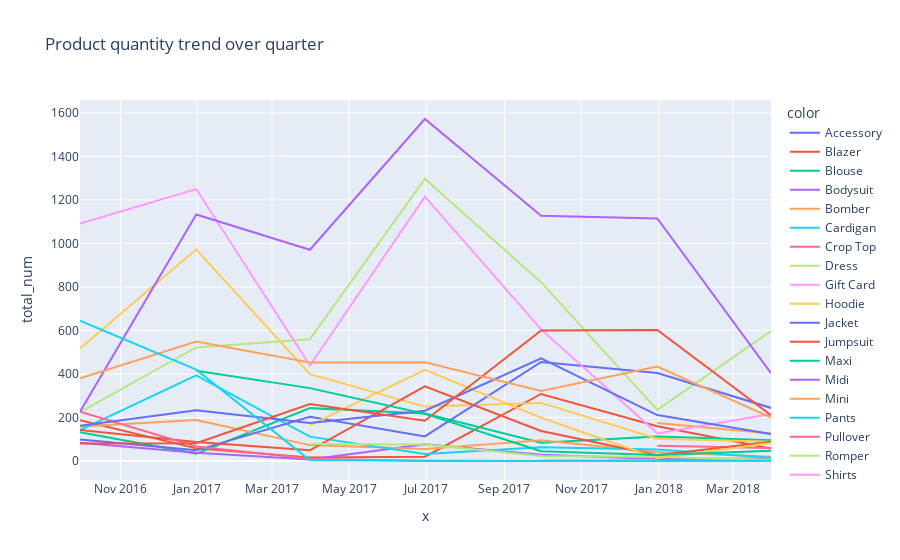

Notebook code for this chart:
### Code cell
fig_3=px.line(x=cls_q,y='total_num',data_frame=grouped_Q,color=lst_q,title='Product quantity trend over quarter')
fig_3.show()

### Figure 1 — Plotly figure (JSON) as saved in the notebook; plotly's stock layout.template omitted (floating-point values rounded to 4 significant figures)
{"data": [{"hoverlabel": {"namelength": 0}, "hovertemplate": "color=Accessory<br>x=%{x}<br>total_num=%{y}", "legendgroup": "Accessory", "line": {"color": "#636efa", "dash": "solid"}, "mode": "lines", "name": "Accessory", "showlegend": true, "type": "scatter", "x": ["2018-03-31T00:00:00"], "xaxis": "x", "y": [6], "yaxis": "y"}, {"hoverlabel": {"namelength": 0}, "hovertemplate": "color=Blazer<br>x=%{x}<br>total_num=%{y}", "legendgroup": "Blazer", "line": {"color": "#EF553B", "dash": "solid"}, "mode": "lines", "name": "Blazer", "showlegend": true, "type": "scatter", "x": ["2016-09-30T00:00:00", "2016-12-31T00:00:00", "2017-03-31T00:00:00", "2017-06-30T00:00:00", "2017-09-30T00:00:00", "2017-12-31T00:00:00", "2018-03-31T00:00:00"], "xaxis": "x", "y": [187, 58, 16, 20, 308, 160, 57], "yaxis": "y"}, {"hoverlabel": {"namelength": 0}, "hovertemplate": "color=Blouse<br>x=%{x}<br>total_num=%{y}", "legendgroup": "Blouse", "line": {"color": "#00cc96", "dash": "solid"}, "mode": "lines", "name": "Blouse", "showlegend": true, "type": "scatter", "x": ["2016-09-30T00:00:00", "2016-12-31T00:00:00", "2017-03-31T00:00:00", "2017-06-30T00:00:00", "2017-09-30T00:00:00", "2017-12-31T00:00:00", "2018-03-31T00:00:00"], "xaxis": "x", "y": [132, 34, 243, 218, 84, 113, 95], "yaxis": "y"}, {"hoverlabel": {"namelength": 0}, "hovertemplate": "color=Bodysuit<br>x=%{x}<br>total_num=%{y}", "legendgroup": "Bodysuit", "line": {"color": "#ab63fa", "dash": "solid"}, "mode": "lines", "name": "Bodysuit", "showlegend": true, "type": "scatter", "x": ["2016-09-30T00:00:00", "2016-12-31T00:00:00", "2017-03-31T00:00:00", "2017-06-30T00:00:00", "2017-09-30T00:00:00", "2017-12-31T00:00:00", "2018-03-31T00:00:00"], "xaxis": "x", "y": [84, 38, 7, 77, 29, 9, 12], "yaxis": "y"}, {"hoverlabel": {"namelength": 0}, "hovertemplate": "color=Bomber<br>x=%{x}<br>total_num=%{y}", "legendgroup": "Bomber", "line": {"color": "#FFA15A", "dash": "solid"}, "mode": "lines", "name": "Bomber", "showlegend": true, "type": "scatter", "x": ["2016-09-30T00:00:00", "2016-12-31T00:00:00", "2017-03-31T00:00:00", "2017-06-30T00:00:00", "2017-09-30T00:00:00", "2017-12-31T00:00:00", "2018-03-31T00:00:00"], "xaxis": "x", "y": [159, 188, 73, 55, 95, 40, 19], "yaxis": "y"}, {"hoverlabel": {"namelength": 0}, "hovertemplate": "color=Cardigan<br>x=%{x}<br>total_num=%{y}", "legendgroup": "Cardigan", "line": {"color": "#19d3f3", "dash": "solid"}, "mode": "lines", "name": "Cardigan", "showlegend": true, "type": "scatter", "x": ["2016-09-30T00:00:00", "2016-12-31T00:00:00", "2017-03-31T00:00:00", "2017-06-30T00:00:00", "2017-09-30T00:00:00", "2017-12-31T00:00:00", "2018-03-31T00:00:00"], "xaxis": "x", "y": [142, 394, 112, 32, 63, 53, 15], "yaxis": "y"}, {"hoverlabel": {"namelength": 0}, "hovertemplate": "color=Crop Top<br>x=%{x}<br>total_num=%{y}", "legendgroup": "Crop Top", "line": {"color": "#FF6692", "dash": "solid"}, "mode": "lines", "name": "Crop Top", "showlegend": true, "type": "scatter", "x": ["2017-12-31T00:00:00", "2018-03-31T00:00:00"], "xaxis": "x", "y": [70, 60], "yaxis": "y"}, {"hoverlabel": {"namelength": 0}, "hovertemplate": "color=Dress<br>x=%{x}<br>total_num=%{y}", "legendgroup": "Dress", "line": {"color": "#B6E880", "dash": "solid"}, "mode": "lines", "name": "Dress", "showlegend": true, "type": "scatter", "x": ["2016-09-30T00:00:00", "2016-12-31T00:00:00", "2017-03-31T00:00:00", "2017-06-30T00:00:00", "2017-09-30T00:00:00", "2017-12-31T00:00:00", "2018-03-31T00:00:00"], "xaxis": "x", "y": [225, 522, 560, 1297, 822, 235, 597], "yaxis": "y"}, {"hoverlabel": {"namelength": 0}, "hovertemplate": "color=Gift Card<br>x=%{x}<br>total_num=%{y}", "legendgroup": "Gift Card", "line": {"color": "#FF97FF", "dash": "solid"}, "mode": "lines", "name": "Gift Card", "showlegend": true, "type": "scatter", "x": ["2017-09-30T00:00:00", "2017-12-31T00:00:00"], "xaxis": "x", "y": [3, 3], "yaxis": "y"}, {"hoverlabel": {"namelength": 0}, "hovertemplate": "color=Hoodie<br>x=%{x}<br>total_num=%{y}", "legendgroup": "Hoodie", "line": {"color": "#FECB52", "dash": "solid"}, "mode": "lines", "name": "Hoodie", "showlegend": true, "type": "scatter", "x": ["2016-09-30T00:00:00", "2016-12-31T00:00:00", "2017-03-31T00:00:00", "2017-06-30T00:00:00", "2017-09-30T00:00:00", "2017-12-31T00:00:00", "2018-03-31T00:00:00"], "xaxis": "x", "y": [517, 973, 399, 250, 267, 102, 88], "yaxis": "y"}, {"hoverlabel": {"namelength": 0}, "hovertemplate": "color=Jacket<br>x=%{x}<br>total_num=%{y}", "legendgroup": "Jacket", "line": {"color": "#636efa", "dash": "solid"}, "mode": "lines", "name": "Jacket", "showlegend": true, "type": "scatter", "x": ["2016-09-30T00:00:00", "2016-12-31T00:00:00", "2017-03-31T00:00:00", "2017-06-30T00:00:00", "2017-09-30T00:00:00", "2017-12-31T00:00:00", "2018-03-31T00:00:00"], "xaxis": "x", "y": [99, 49, 203, 113, 455, 404, 244], "yaxis": "y"}, {"hoverlabel": {"namelength": 0}, "hovertemplate": "color=Jumpsuit<br>x=%{x}<br>total_num=%{y}", "legendgroup": "Jumpsuit", "line": {"color": "#EF553B", "dash": "solid"}, "mode": "lines", "name": "Jumpsuit", "showlegend": true, "type": "scatter", "x": ["2016-09-30T00:00:00", "2016-12-31T00:00:00", "2017-03-31T00:00:00", "2017-06-30T00:00:00", "2017-09-30T00:00:00", "2017-12-31T00:00:00", "2018-03-31T00:00:00"], "xaxis": "x", "y": [142, 87, 49, 343, 138, 27, 89], "yaxis": "y"}, {"hoverlabel": {"namelength": 0}, "hovertemplate": "color=Maxi<br>x=%{x}<br>total_num=%{y}", "legendgroup": "Maxi", "line": {"color": "#00cc96", "dash": "solid"}, "mode": "lines", "name": "Maxi", "showlegend": true, "type": "scatter", "x": ["2018-03-31T00:00:00"], "xaxis": "x", "y": [65], "yaxis": "y"}, {"hoverlabel": {"namelength": 0}, "hovertemplate": "color=Midi<br>x=%{x}<br>total_num=%{y}", "legendgroup": "Midi", "line": {"color": "#ab63fa", "dash": "solid"}, "mode": "lines", "name": "Midi", "showlegend": true, "type": "scatter", "x": ["2018-03-31T00:00:00"], "xaxis": "x", "y": [15], "yaxis": "y"}, {"hoverlabel": {"namelength": 0}, "hovertemplate": "color=Mini<br>x=%{x}<br>total_num=%{y}", "legendgroup": "Mini", "line": {"color": "#FFA15A", "dash": "solid"}, "mode": "lines", "name": "Mini", "showlegend": true, "type": "scatter", "x": ["2017-12-31T00:00:00", "2018-03-31T00:00:00"], "xaxis": "x", "y": [175, 126], "yaxis": "y"}, {"hoverlabel": {"namelength": 0}, "hovertemplate": "color=Pants<br>x=%{x}<br>total_num=%{y}", "legendgroup": "Pants", "line": {"color": "#19d3f3", "dash": "solid"}, "mode": "lines", "name": "Pants", "showlegend": true, "type": "scatter", "x": ["2018-03-31T00:00:00"], "xaxis": "x", "y": [26], "yaxis": "y"}, {"hoverlabel": {"namelength": 0}, "hovertemplate": "color=Pullover<br>x=%{x}<br>total_num=%{y}", "legendgroup": "Pullover", "line": {"color": "#FF6692", "dash": "solid"}, "mode": "lines", "name": "Pullover", "showlegend": true, "type": "scatter", "x": ["2016-09-30T00:00:00", "2016-12-31T00:00:00", "2017-03-31T00:00:00", "2017-06-30T00:00:00", "2017-09-30T00:00:00", "2017-12-31T00:00:00", "2018-03-31T00:00:00"], "xaxis": "x", "y": [226, 67, 10, 0, 0, 0, 1], "yaxis": "y"}, {"hoverlabel": {"namelength": 0}, "hovertemplate": "color=Romper<br>x=%{x}<br>total_num=%{y}", "legendgroup": "Romper", "line": {"color": "#B6E880", "dash": "solid"}, "mode": "lines", "name": "Romper", "showlegend": true, "type": "scatter", "x": ["2017-03-31T00:00:00", "2017-06-30T00:00:00", "2017-09-30T00:00:00", "2017-12-31T00:00:00", "2018-03-31T00:00:00"], "xaxis": "x", "y": [78, 76, 23, 18, 6], "yaxis": "y"}, {"hoverlabel": {"namelength": 0}, "hovertemplate": "color=Shirts<br>x=%{x}<br>total_num=%{y}", "legendgroup": "Shirts", "line": {"color": "#FF97FF", "dash": "solid"}, "mode": "lines", "name": "Shirts", "showlegend": true, "type": "scatter", "x": ["2016-09-30T00:00:00", "2016-12-31T00:00:00", "2017-03-31T00:00:00", "2017-06-30T00:00:00", "2017-09-30T00:00:00", "2017-12-31T00:00:00", "2018-03-31T00:00:00"], "xaxis": "x", "y": [1091, 1250, 439, 1215, 605, 127, 216], "yaxis": "y"}, {"hoverlabel": {"namelength": 0}, "hovertemplate": "color=Shorts<br>x=%{x}<br>total_num=%{y}", "legendgroup": "Shorts", "line": {"color": "#FECB52", "dash": "solid"}, "mode": "lines", "name": "Shorts", "showlegend": true, "type": "scatter", "x": ["2017-03-31T00:00:00", "2017-06-30T00:00:00", "2017-09-30T00:00:00", "2017-12-31T00:00:00", "2018-03-31T00:00:00"], "xaxis": "x", "y": [164, 419, 199, 13, 83], "yaxis": "y"}, {"hoverlabel": {"namelength": 0}, "hovertemplate": "color=Skirt<br>x=%{x}<br>total_num=%{y}", "legendgroup": "Skirt", "line": {"color": "#636efa", "dash": "solid"}, "mode": "lines", "name": "Skirt", "showlegend": true, "type": "scatter", "x": ["2016-09-30T00:00:00", "2016-12-31T00:00:00", "2017-03-31T00:00:00", "2017-06-30T00:00:00", "2017-09-30T00:00:00", "2017-12-31T00:00:00", "2018-03-31T00:00:00"], "xaxis": "x", "y": [162, 233, 175, 231, 472, 211, 124], "yaxis": "y"}, {"hoverlabel": {"namelength": 0}, "hovertemplate": "color=Sweater<br>x=%{x}<br>total_num=%{y}", "legendgroup": "Sweater", "line": {"color": "#EF553B", "dash": "solid"}, "mode": "lines", "name": "Sweater", "showlegend": true, "type": "scatter", "x": ["2016-09-30T00:00:00", "2016-12-31T00:00:00", "2017-03-31T00:00:00", "2017-06-30T00:00:00", "2017-09-30T00:00:00", "2017-12-31T00:00:00", "2018-03-31T00:00:00"], "xaxis": "x", "y": [81, 82, 262, 185, 600, 602, 210], "yaxis": "y"}, {"hoverlabel": {"namelength": 0}, "hovertemplate": "color=Tank<br>x=%{x}<br>total_num=%{y}", "legendgroup": "Tank", "line": {"color": "#00cc96", "dash": "solid"}, "mode": "lines", "name": "Tank", "showlegend": true, "type": "scatter", "x": ["2016-12-31T00:00:00", "2017-03-31T00:00:00", "2017-06-30T00:00:00", "2017-09-30T00:00:00", "2017-12-31T00:00:00", "2018-03-31T00:00:00"], "xaxis": "x", "y": [415, 335, 217, 45, 28, 47], "yaxis": "y"}, {"hoverlabel": {"namelength": 0}, "hovertemplate": "color=Top<br>x=%{x}<br>total_num=%{y}", "legendgroup": "Top", "line": {"color": "#ab63fa", "dash": "solid"}, "mode": "lines", "name": "Top", "showlegend": true, "type": "scatter", "x": ["2016-09-30T00:00:00", "2016-12-31T00:00:00", "2017-03-31T00:00:00", "2017-06-30T00:00:00", "2017-09-30T00:00:00", "2017-12-31T00:00:00", "2018-03-31T00:00:00"], "xaxis": "x", "y": [226, 1133, 971, 1572, 1127, 1115, 404], "yaxis": "y"}, {"hoverlabel": {"namelength": 0}, "hovertemplate": "color=Trousers<br>x=%{x}<br>total_num=%{y}", "legendgroup": "Trousers", "line": {"color": "#FFA15A", "dash": "solid"}, "mode": "lines", "name": "Trousers", "showlegend": true, "type": "scatter", "x": ["2016-09-30T00:00:00", "2016-12-31T00:00:00", "2017-03-31T00:00:00", "2017-06-30T00:00:00", "2017-09-30T00:00:00", "2017-12-31T00:00:00", "2018-03-31T00:00:00"], "xaxis": "x", "y": [380, 549, 453, 454, 322, 434, 200], "yaxis": "y"}, {"hoverlabel": {"namelength": 0}, "hovertemplate": "color=Tunic<br>x=%{x}<br>total_num=%{y}", "legendgroup": "Tunic", "line": {"color": "#19d3f3", "dash": "solid"}, "mode": "lines", "name": "Tunic", "showlegend": true, "type": "scatter", "x": ["2016-09-30T00:00:00", "2016-12-31T00:00:00", "2017-03-31T00:00:00", "2017-06-30T00:00:00", "2017-09-30T00:00:00", "2017-12-31T00:00:00", "2018-03-31T00:00:00"], "xaxis": "x", "y": [645, 420, 3, 0, 0, 0, 1], "yaxis": "y"}], "layout": {"legend": {"title": {"text": "color"}, "tracegroupgap": 0}, "title": {"text": "Product quantity trend over quarter"}, "xaxis": {"anchor": "y", "domain": [0, 1], "title": {"text": "x"}}, "yaxis": {"anchor": "x", "domain": [0, 1], "title": {"text": "total_num"}}}}
